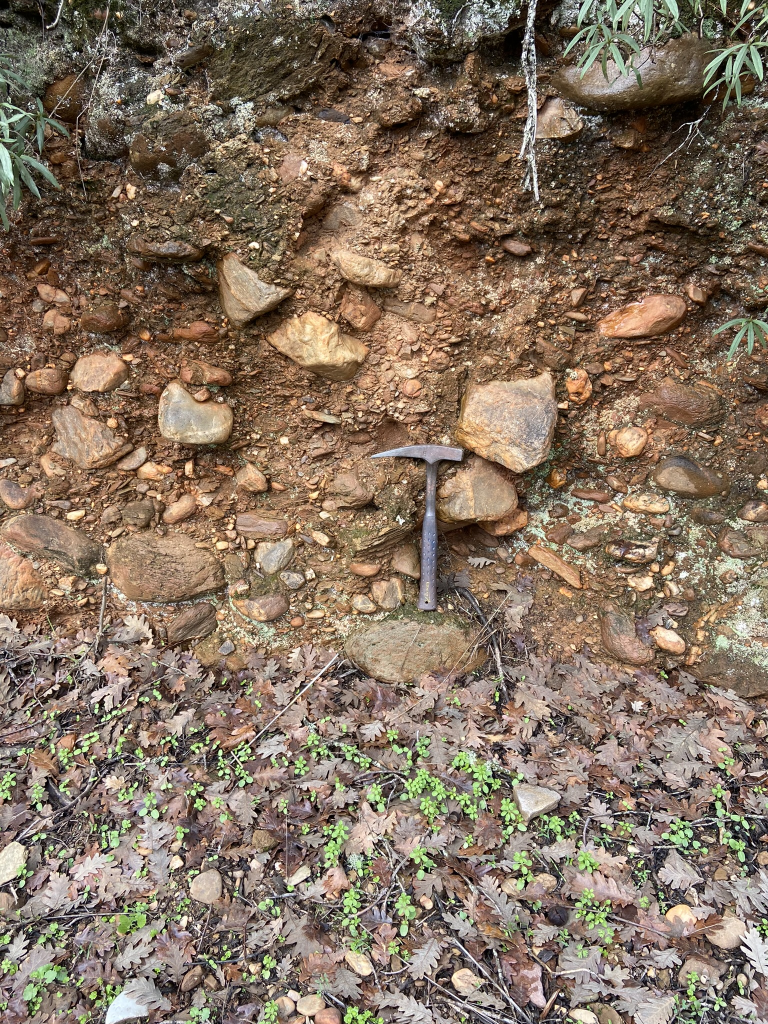
#> input picture images_original/IMG_6646.JPEG, 1536 x 2048 px (shown at 1/2 size); its folder holds 4 pictures in this run
$ python resolution_reduction.py
#> lines starting #> are read from the running program, lines starting #| are printed output that depends on the picture
import cv2
import os
from os import listdir

# Function for rescale
def rescaleFrame(frame, scale):
  width = int(frame.shape[1] * scale)
  height = int(frame.shape[0] * scale)
  dimensions = (width, height)

  return cv2.resize(frame, dimensions, interpolation=cv2.INTER_AREA)


image_names = os.listdir('images_original')

for image_name in image_names:
    print(image_name)

    # Read image
    img = cv2.imread(f'images_original/{image_name}')
#> img is the input picture: shape (2048, 1536, 3); mean B, G, R 96.8, 114.5, 132.6
    print(img.shape[:2])
#| (2048, 1536)

    img_resized = rescaleFrame(frame=img, scale=0.5)
#> in rescaleFrame, `return cv2.resize(frame, dimensions, interpolation=cv2.INTER_AREA)`:
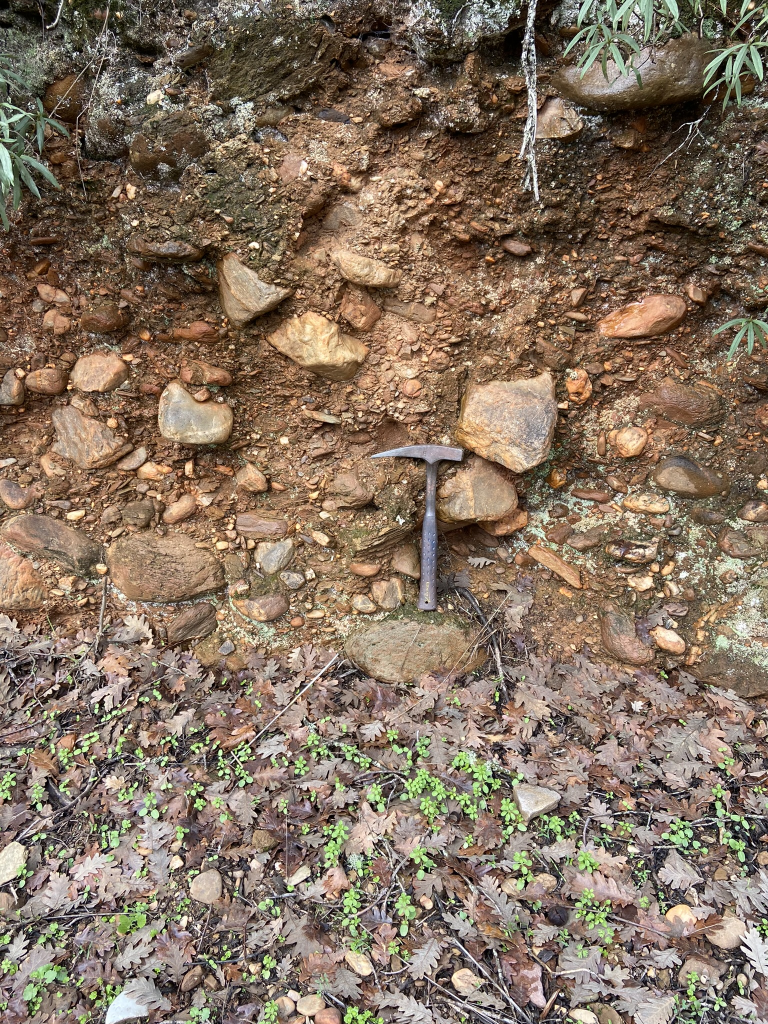
#> returned value: shape (1024, 768, 3); mean of channels 0, 1, 2 96.9, 114.6, 132.8; drawn as B, G, R
    print(img_resized.shape[:2])
#| (1024, 768)

    # Save the resized images
    cv2.imwrite(f'images_lowres/{image_name[:-5]}_res.jpeg', img_resized)
#> pass 2 of the loop `for image_name in image_names:`:
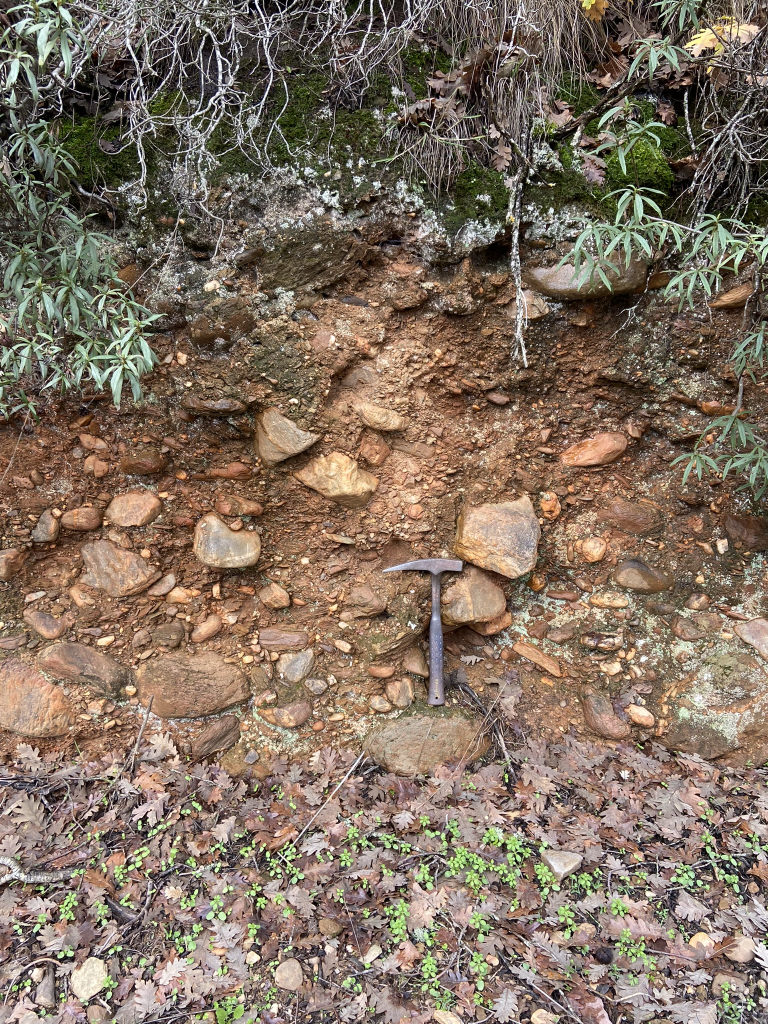
#> input picture images_original/IMG_6647.JPEG, 1536 x 2048 px (shown at 1/2 size)
#> img is the input picture: shape (2048, 1536, 3); mean B, G, R 97.5, 113.1, 129.6
#| (2048, 1536)
#> in rescaleFrame (call 2), `return cv2.resize(frame, dimensions, interpolation=cv2.INTER_AREA)`:
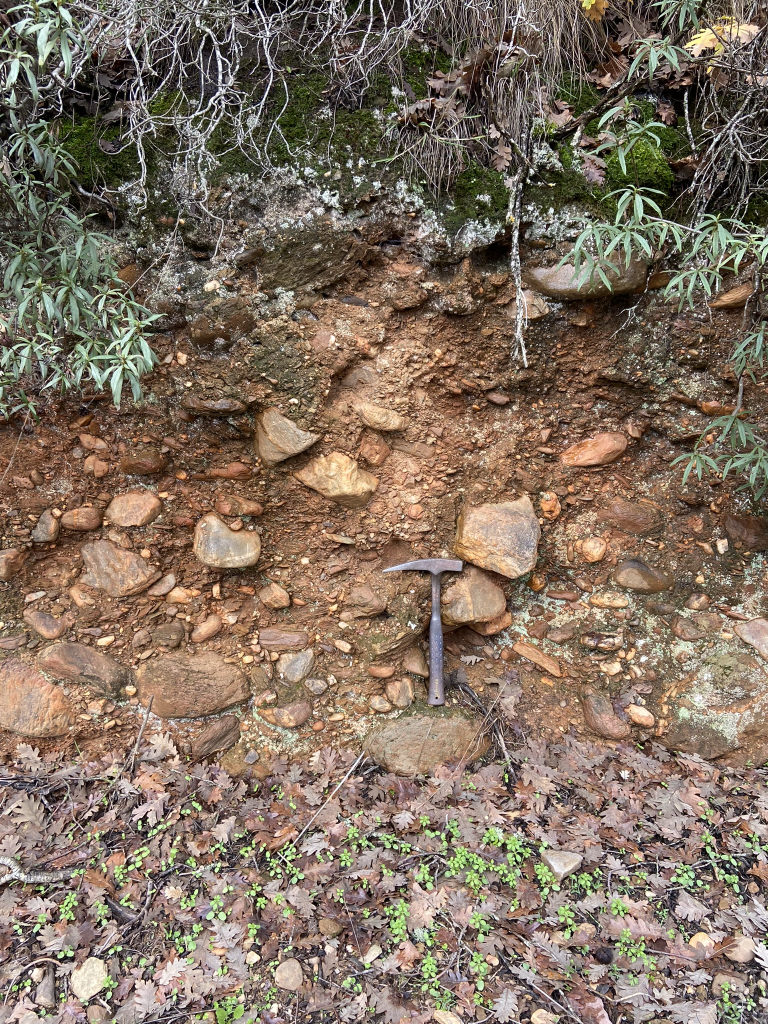
#> returned value: shape (1024, 768, 3); mean of channels 0, 1, 2 97.6, 113.2, 129.7; drawn as B, G, R
#| (1024, 768)
#> pass 3 of the loop `for image_name in image_names:`:
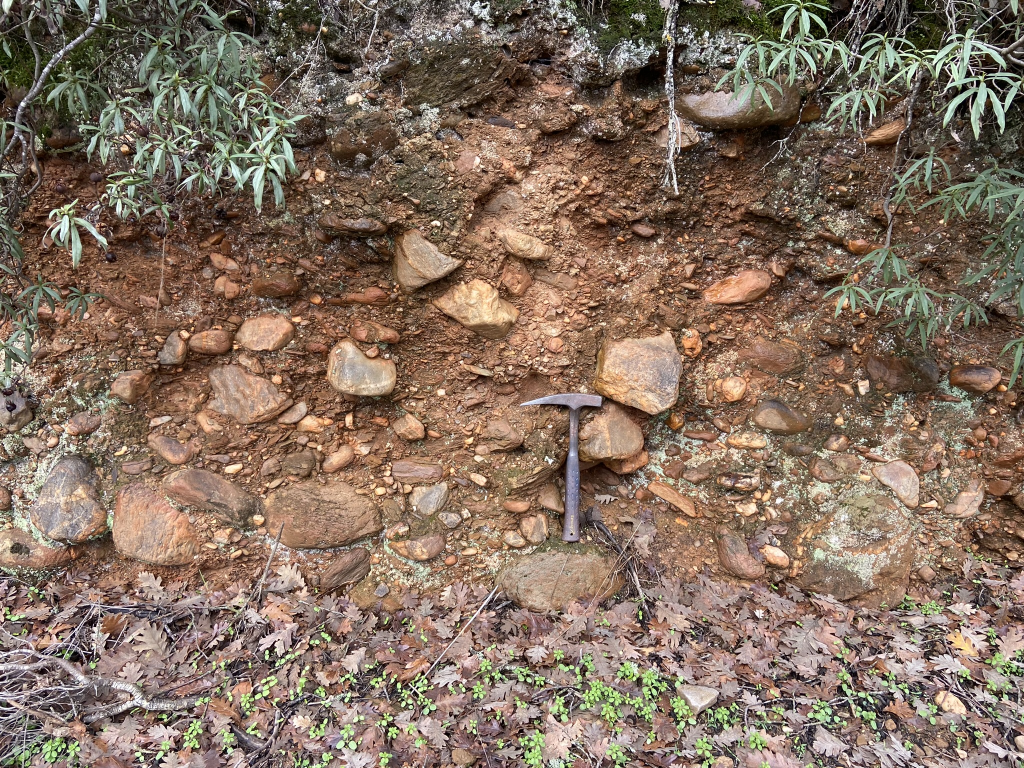
#> input picture images_original/IMG_6648.JPEG, 2048 x 1536 px (shown at 1/2 size)
#> img is the input picture: shape (1536, 2048, 3); mean B, G, R 96, 111.9, 132.1
#| (1536, 2048)
#> in rescaleFrame (call 3), `return cv2.resize(frame, dimensions, interpolation=cv2.INTER_AREA)`:
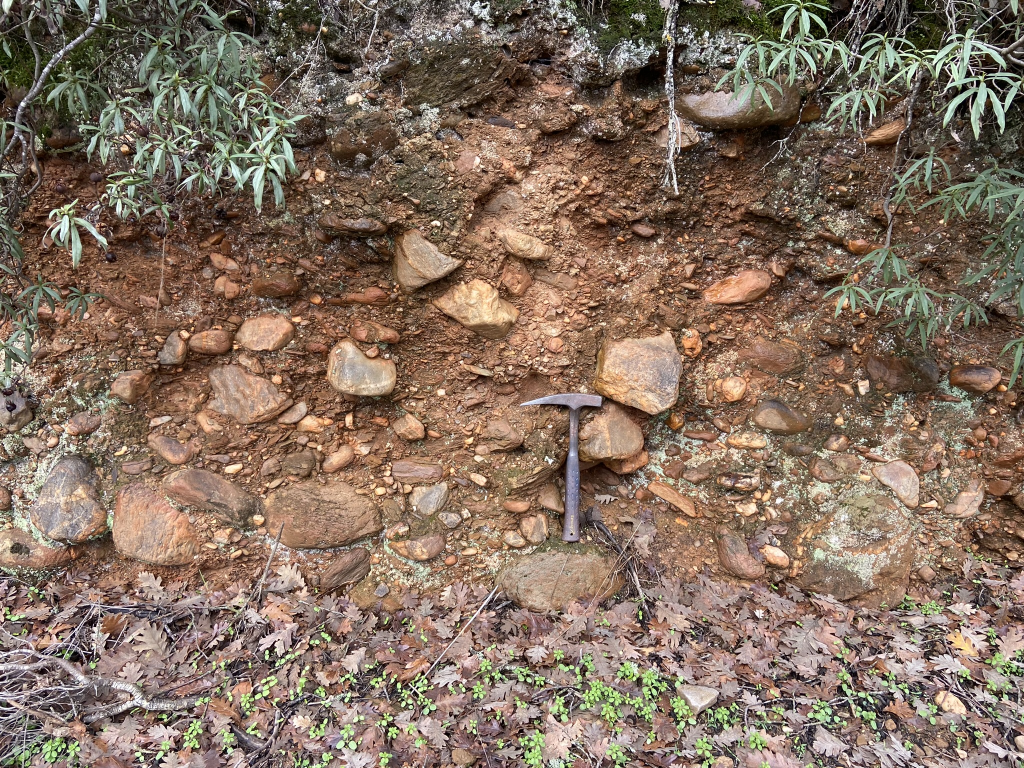
#> returned value: shape (768, 1024, 3); mean of channels 0, 1, 2 96.1, 112, 132.2; drawn as B, G, R
#| (768, 1024)
#> the loop made 4 passes; the first 3 are shown
